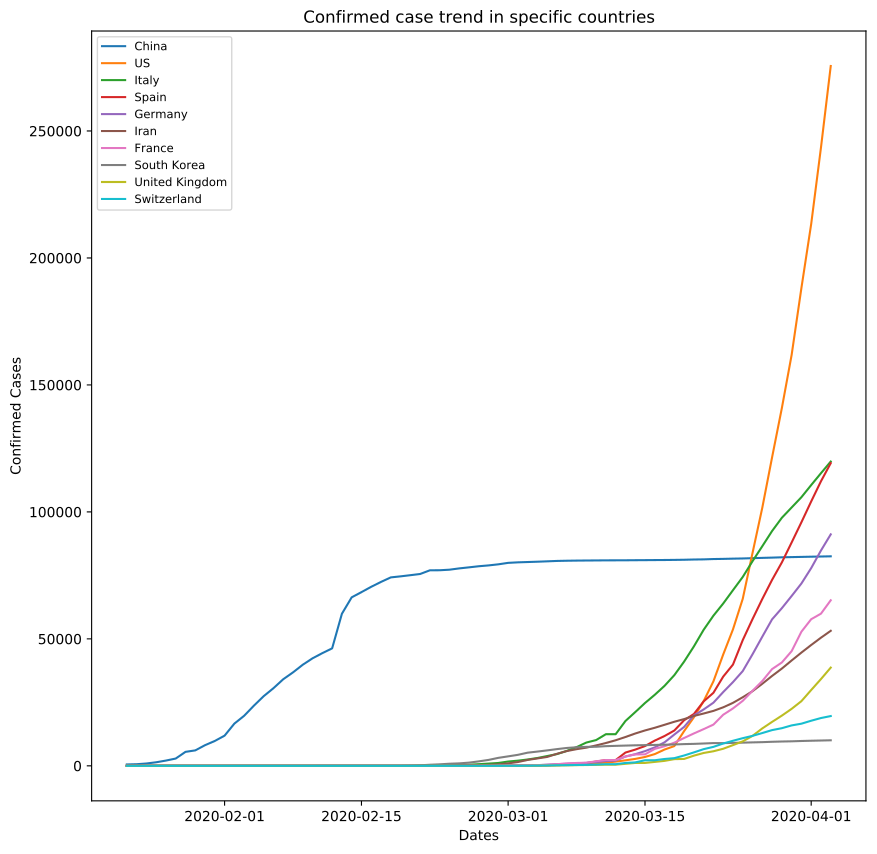

Write Python code to recreate this figure.
import pandas as pd
import numpy as np
import matplotlib.pyplot as plt
from matplotlib.font_manager import FontProperties

fontP = FontProperties()
fontP.set_size('small')

file_name = 'assignment.xlsx'

data = pd.read_excel(file_name, columns=0, sheet_name="data_after_cleaning",
                     usecols=['Country/Region', 'Date', 'Confirmed'])
# print(data.head())
dates = set(list(data['Date']))
confirmed = set(list(data['Confirmed']))
# countries = set(list(data['Country/Region']))

countries = ['China', 'US','Italy', 'Spain', 'Germany', 'Iran', 'France', 'South Korea', 'United Kingdom', 'Switzerland']

fig, ax = plt.subplots(figsize=(10, 10))

for country in countries:
    ax.plot(data.loc[data['Country/Region'] == country]['Date'],
            data.loc[data['Country/Region'] == country]['Confirmed'], label=country)

ax.set_yscale('linear')
ax.set_title('Confirmed case trend in specific countries')
ax.legend(prop=fontP)
plt.xlabel('Dates')
plt.ylabel('Confirmed Cases')
# plt.show()
plt.savefig('img_trend2.pdf', bbox_inches='tight')
